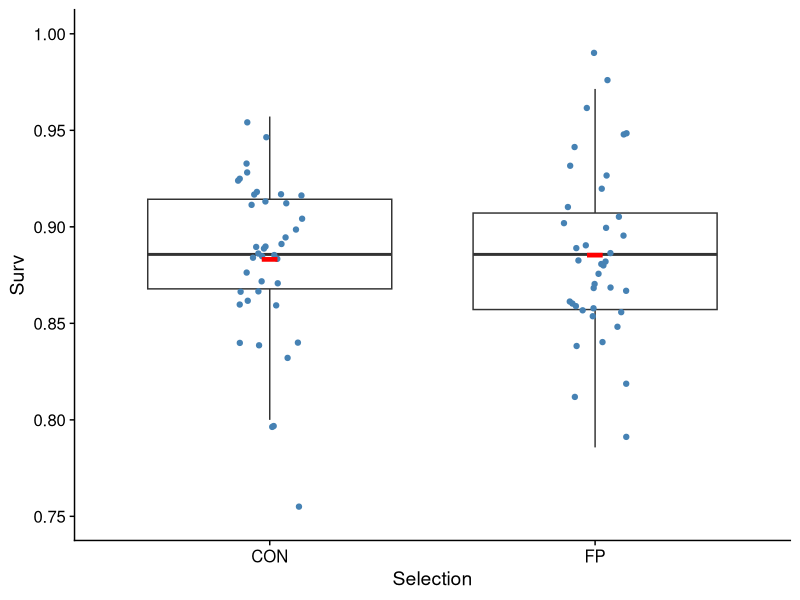

The R script that drew this image:
## ---- chunk 1
library(readxl)
library(tidyverse)
library(cowplot)
library(lmerTest)

theme_set(theme_cowplot())
## ---- chunk 2
Surv_data_raw <- read_excel("FF_Survivorship.xlsx")
#head(Surv_data_raw)

Egg_count = 70 #See methods

Surv_data <- Surv_data_raw %>% group_by(Selection, Replicate, Vial) %>% summarize(Total_flies = sum(Count)) %>% mutate(Surv = Total_flies/Egg_count)

Surv_data <- Surv_data %>% mutate(PopRep = paste(Selection, Replicate, sep="_")) %>% 
  mutate(VialNum = paste(PopRep, Vial, sep = "_V")) %>% 
  mutate_at(c("Selection", "PopRep", "VialNum"), factor)

# Remove anomalous points (greater than 70 Egg collection, or very early F2 eclosion)

Surv_data <- Surv_data %>% filter(Surv < 1)
## ---- chunk 3
fit_surv1 <- lmer(Surv ~ Selection + (1|PopRep), data = Surv_data)
#fit_surv2 <- lmer(Surv ~ Selection + (1|PopRep) + (1|VialNum), data = Surv_data) #this leads to an error due to no replication for nested vial IDs. 

anova(fit_surv1)
## ---- chunk 4
ggplot(data = Surv_data, aes(x = Selection, y = Surv)) + geom_boxplot(outlier.shape = NA) + geom_point(position = position_jitter(width = 0.1), size = 1.5, color = "steelblue") + ylim(0.75, 1) + stat_summary(fun = "mean", color = "red", shape = "-", size = 4) 
